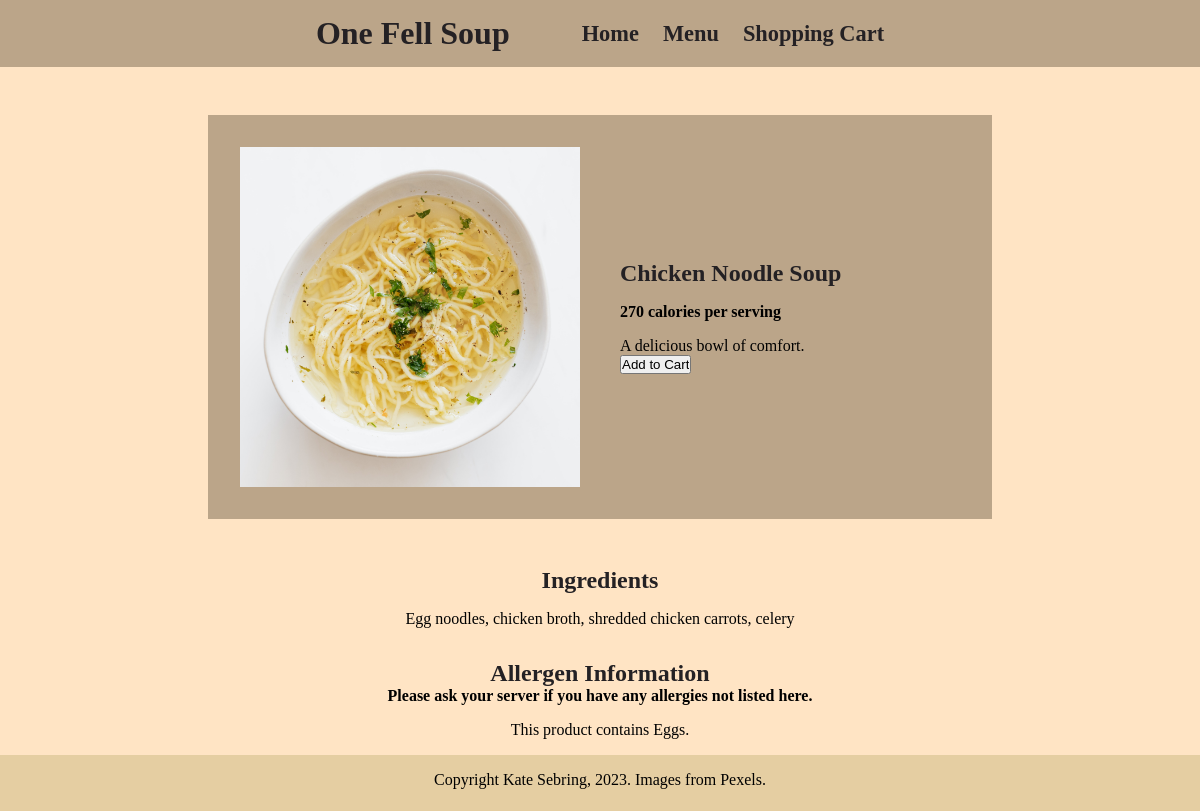
Page /chicken-noodle.php on the earlier database version.
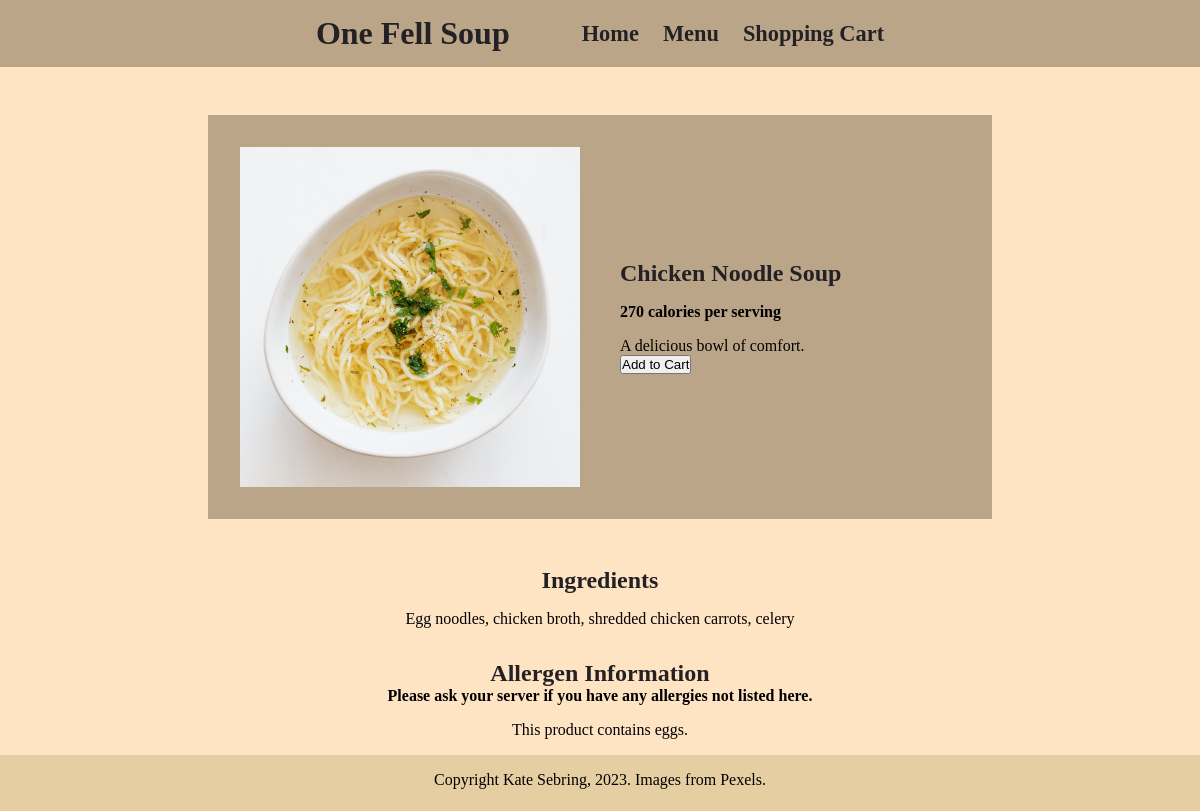
Same page on the later database version.
### tables this page shows
CREATE TABLE soup_products(
productID INT AUTO_INCREMENT PRIMARY KEY,
productName VARCHAR(255),
productDescription VARCHAR(1000),
calories INT,
productPrice DECIMAL(13,2),
webPageLink VARCHAR(255),
allergies VARCHAR (1000),
ingredients VARCHAR (1000),
productImg VARCHAR(255)
);

### chicken-noodle.php (the view, shortened to what this page needs)
<?php
include("header.php");
?>
<!DOCTYPE html>
<html lang="en">
<head>
    <link href="css/universal_settings.css" rel="stylesheet">
</head>
<body>
    <main>
        <div class="main-product-info">
        <?php
            try {
                $selectItem = "SELECT * FROM soup_products WHERE productId = 2";
                $stmt = $conn->prepare($selectItem);
                $stmt->execute();
                $stmt->setFetchMode(PDO::FETCH_ASSOC);
                foreach($stmt->fetchAll() as $listItem) {
                    $productName = $listItem['productName'];
                    $calories = $listItem['calories'];
                    $productImg = $listItem['productImg'];
                    $productDescription = $listItem['productDescription'];
                    $imgAlt = $listItem['imgAlt'];
                    echo "<div class='productImage'><img src='$productImg' class='soup-img' alt='$imgAlt'></div>";
                    echo "<div class='productInfo'><h2>$productName</h2>";
                    echo "<p><b>$calories calories per serving</b></p>";
                    echo "<p id='product-description'>$productDescription</p>";
                }
            } catch(PDOException $e) {
                echo "Error: " . $e->getMessage();
            }
        ?>
            <form action="chicken-noodle.php" method="post">
                <input type="submit" name="submit" value="Add to Cart">
            </form>
            </div>
        </div>
        <div class="nutrition-info">
            <div id="ingredients">
                <h3>Ingredients</h3>
                <?php
                try {
                    $selectItem = "SELECT * FROM soup_products WHERE productId = 2";
                    $stmt = $conn->prepare($selectItem);
                    $stmt->execute();
                    $stmt->setFetchMode(PDO::FETCH_ASSOC);
                    foreach($stmt->fetchAll() as $listItem) {
                        $ingredients = $listItem['ingredients'];
                        echo "<p>$ingredients</p>";
                    }
                } catch(PDOException $e) {
                    echo "Error: " . $e->getMessage();
                }
                ?>
            </div>
            <div id="allergens">
                <h3>Allergen Information</h3>
                <strong>Please ask your server if you have any allergies not listed here.</strong>
                <?php
                try {
                    $selectItem = "SELECT * FROM soup_products WHERE productId = 2";
                    $stmt = $conn->prepare($selectItem);
                    $stmt->execute();
                    $stmt->setFetchMode(PDO::FETCH_ASSOC);
                    foreach($stmt->fetchAll() as $listItem) {
                        $allergies = $listItem['allergies'];
                        echo "<p>This product contains $allergies.</p>";
                    }
                } catch(PDOException $e) {
                    echo "Error: " . $e->getMessage();
                }
                ?>
            </div>
        </div>
    <footer>
        Copyright Kate Sebring, 2023. Images from Pexels.
    </footer>
    </main>
</body>
</html>

### header.php (shortened to what this page needs)
<nav>
        <h1>One Fell Soup</h1>
        <div class="nav-item"><a href="homepage.php">Home</a></div>
        <div class="nav-item"><a href="menu.php">Menu</a></div>
        <div class="nav-item"><a href="shopping_cart.php">Shopping Cart</a></div>
    </nav>

### css/universal_settings.css (style rules this page uses)
* { margin: 0; padding: 0; }
body { font-family: Cambria, Cochin, Georgia, Times, 'Times New Roman', serif; background-color: bisque; }
nav { display: flex; flex-flow: row wrap; justify-content: center; align-items: center; background-color: #bba589; }
.nav-item { display: none; }
.nav-item > a { color: #242124; text-decoration: none; }
h1 { font-size: 2em; }
footer { background-color: rgb(229, 206, 162); height: 2.5rem; text-align: center; width:100%; padding-top: 1em; padding-bottom: 1em; margin-top: 1em; }
@media screen and (min-width: 348px) { footer { padding-bottom: 0; } }
@media screen and (min-width: 620px) { nav { gap: 1.5em; padding: 15px 0 15px 0; } }
@media screen and (min-width: 620px) { .nav-item { display: inline-block; font-size: 1.4em; font-weight: 700; } }

### chicken-noodle.php (style rules this page uses)
.main-product-info { margin: auto; margin-top: 3rem; display: flex; flex-flow: column wrap; justify-content: center; align-items: center; text-align: center; padding: 2rem; background-color: #bba589; }
h2 { margin-bottom: 1rem; }
.soup-img { width: 100%; padding-bottom:1rem; }
h1, h2, h3 { color: #242124; }
p { margin-top:1rem; }
h3 { font-size: 1.5rem; }
.nutrition-info { display: flex; flex-flow: column wrap; align-items: center; gap:2rem; margin-top: 3rem; text-align: center; }
@media screen and (min-width: 700px) { main { flex-flow: row wrap; } }
@media screen and (min-width: 700px) { .soup-img { padding-bottom:0; } }
@media screen and (min-width: 700px) { .main-product-info { display: grid; grid-template-columns: repeat(2, 4fr); grid-template-rows: 1fr; grid-column-gap: 40px; grid-row-gap: 0px; text-align: left; width:70%; } }
@media screen and (min-width: 700px) { .productImage { grid-area: 1 / 1 / 2 / 2; } }
@media screen and (min-width: 700px) { .productInfo { grid-area: 1 / 2 / 2 / 3; } }
@media screen and (min-width: 1200px) { .main-product-info { width:60%; } }

Differences in the rows shown:
changed soup_products "Chicken Noodle Soup": allergies "Eggs" → "eggs"
